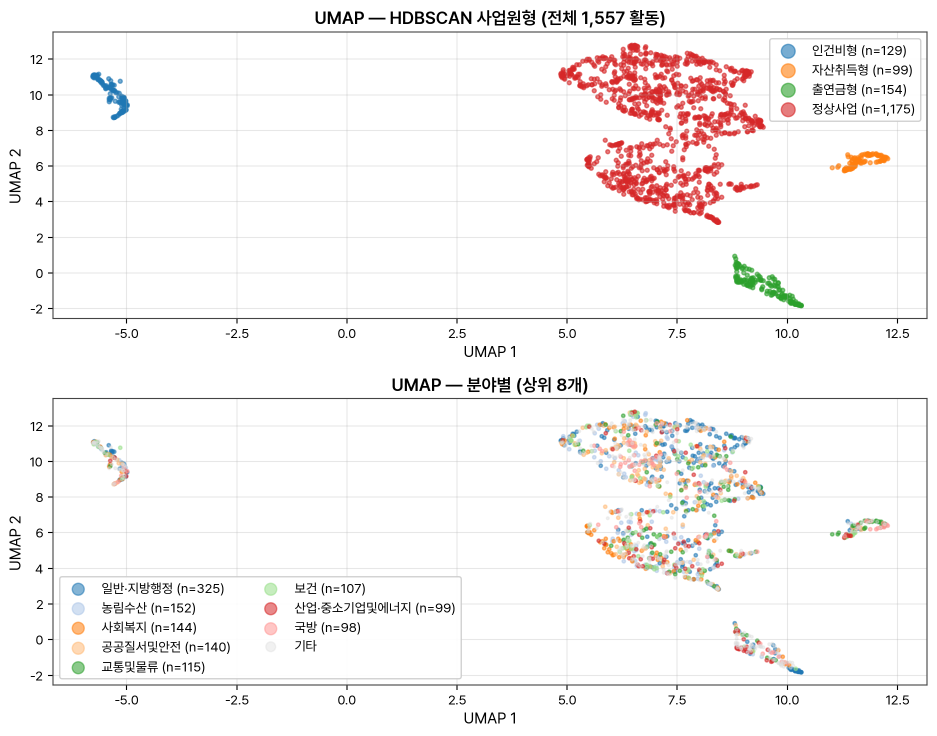
#> input picture paper/figures/h3_umap.png, 1874 x 1472 px, found by its file name (shown at 1/2 size)
$ python _downsample_assets.py
#> lines starting #> are read from the running program, lines starting #| are printed output that depends on the picture
"""차트 자산 다운샘플 (>1280px → 1280px). 발표 시 정상 노출 확보.

특수:
- h3_umap: 상단 (4 archetype) 만 crop 후 다운샘플
- 나머지: 단순 가로 1280 비율 유지
"""
from PIL import Image
from pathlib import Path

print('=== 다운샘플 시작 ===')

# h3_umap: 상단 crop (4 archetype 산점도만)
p = Path('paper/figures/h3_umap.png')
im = Image.open(p)
#> im is the input picture: PIL image 1874x1472 RGBA; mean R, G, B, A 247.4, 244.7, 244.2, 255
w, h = im.size
#> w = 1874; h = 1472
print(f'\n{p.name}: 원본 {w}x{h}')
#| h3_umap.png: 원본 1874x1472

# 상단 50% crop (4 archetype 부분)
top = im.crop((0, 0, w, h // 2))
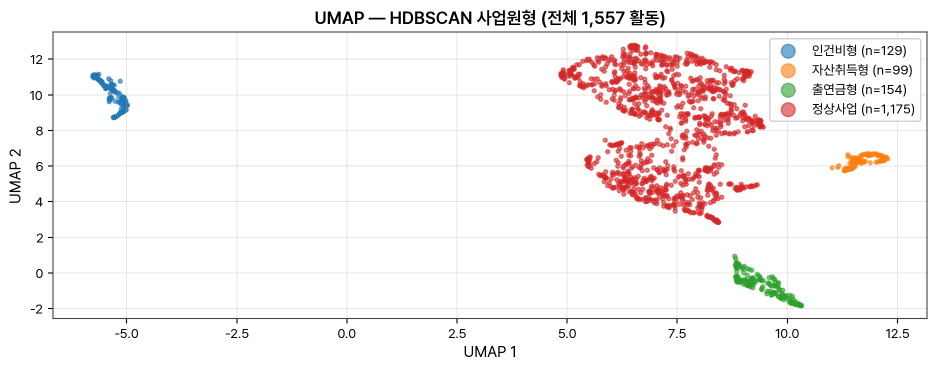
#> top: PIL image 1874x736 RGBA (shown at 1/2 size); mean R, G, B, A 247.6, 242.7, 242.3, 255
new_h = (h // 2) * 1280 // w
#> new_h = 502
top_small = top.resize((1280, new_h), Image.LANCZOS)
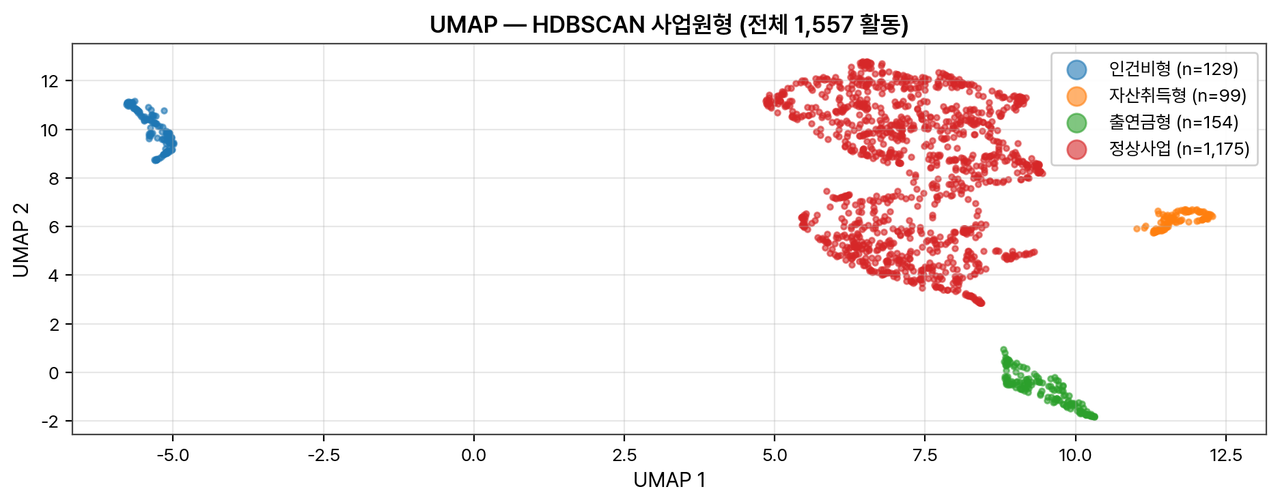
#> top_small: PIL image 1280x502 RGBA; mean R, G, B, A 247.4, 242.5, 242.1, 255
out = p.with_name(p.stem + '_top_small' + p.suffix)
top_small.save(out)
print(f'  상단 crop + 다운샘플: 1280x{new_h} -> {out.name}')
#|   상단 crop + 다운샘플: 1280x502 -> h3_umap_top_small.png

# 일반 다운샘플 자산
targets = [
    'paper/figures/h28_scaleogram.png',
    'paper/figures/h10_cpi_control.png',
    'paper/figures/h6_lag_amp.png',
    'paper/figures/h6_robustness.png',
]

for src in targets:
    p = Path(src)
    im = Image.open(p)
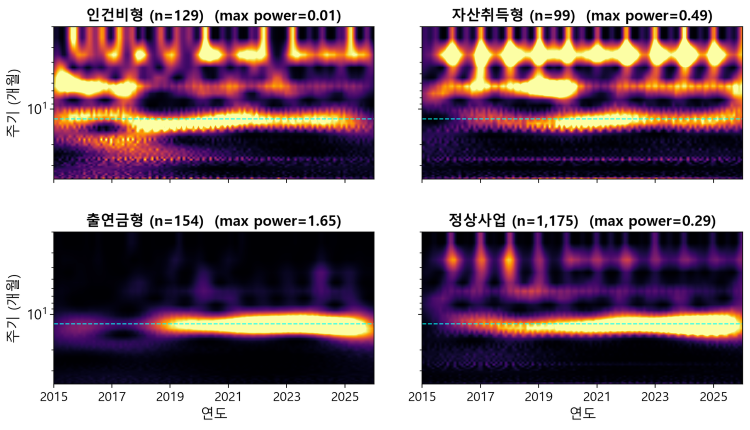
#> input picture paper/figures/h28_scaleogram.png, 1500 x 860 px, found by its file name (shown at 1/2 size)
#> im is the input picture: PIL image 1500x860 RGB; mean R, G, B 144, 121.6, 132.1
    w, h = im.size
#> w = 1500; h = 860
    print(f'\n{p.name}: 원본 {w}x{h}')
#| h28_scaleogram.png: 원본 1500x860
    if w > 1280:
        new_h = h * 1280 // w
#> new_h = 733
        im_s = im.resize((1280, new_h), Image.LANCZOS)
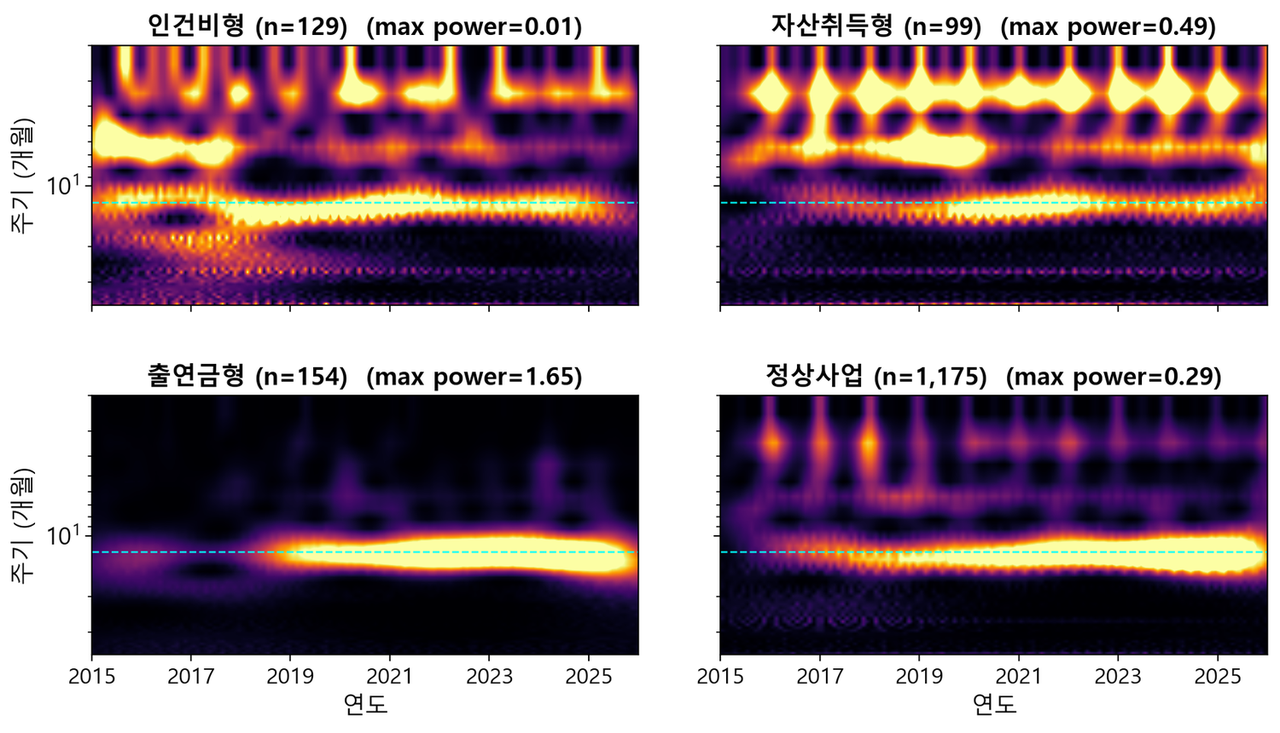
#> im_s: PIL image 1280x733 RGB; mean R, G, B 143.9, 121.6, 132
        out = p.with_name(p.stem + '_small' + p.suffix)
        im_s.save(out)
        print(f'  다운샘플: 1280x{new_h} -> {out.name}')
#|   다운샘플: 1280x733 -> h28_scaleogram_small.png
#> pass 3 of the loop `for src in targets:`:
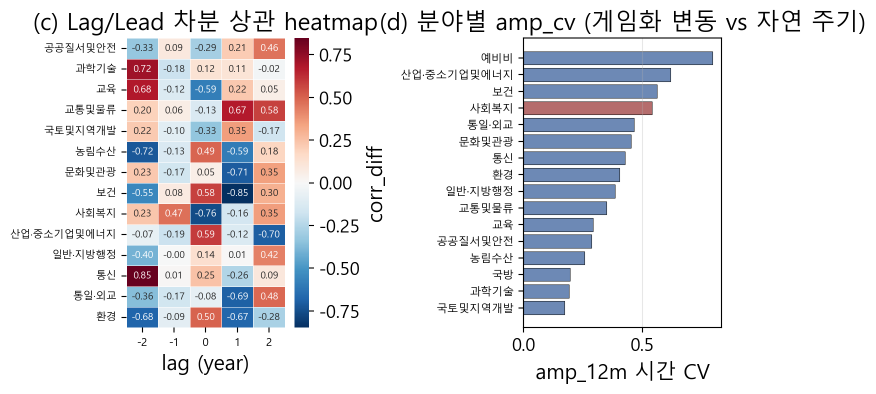
#> input picture paper/figures/h6_lag_amp.png, 1751 x 788 px, found by its file name (shown at 1/2 size)
#> im is the input picture: PIL image 1751x788 RGBA; mean R, G, B, A 228.2, 227, 230.3, 255
#| h6_lag_amp.png: 원본 1751x788
#> `im_s = im.resize((1280, new_h), Image.LANCZOS)`:
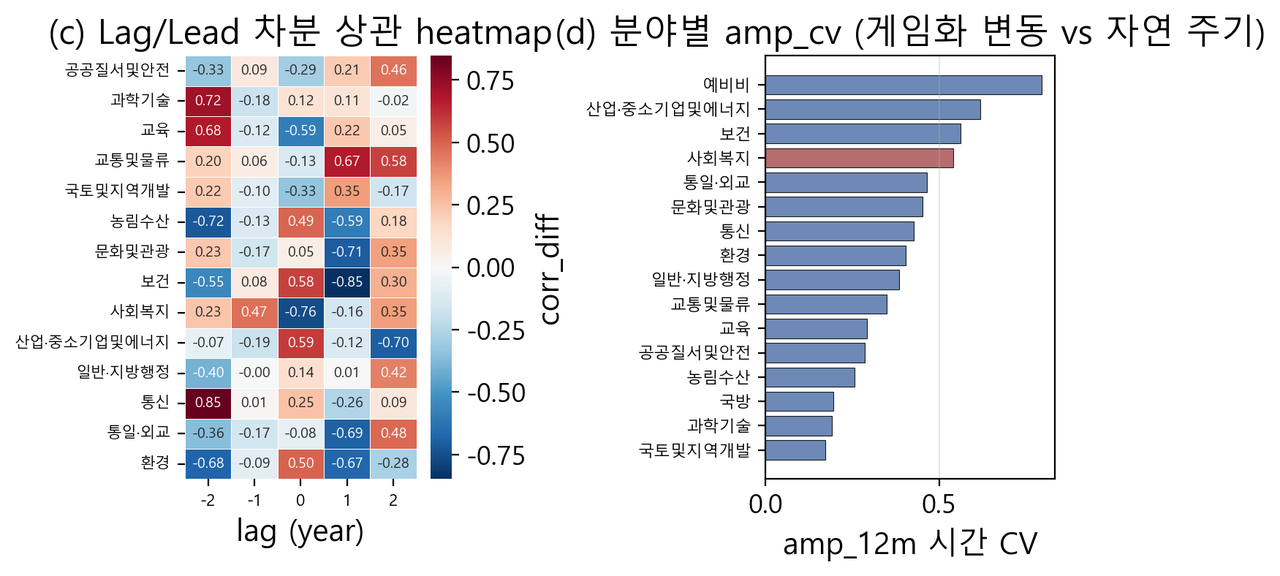
#> im_s: PIL image 1280x576 RGBA; mean R, G, B, A 227.9, 226.7, 230, 255
#|   다운샘플: 1280x576 -> h6_lag_amp_small.png
#> the loop made 4 passes; the first 3 are shown
    else:
        print(f'  이미 작음, 스킵')

print('\n=== 다운샘플 완료 ===')
